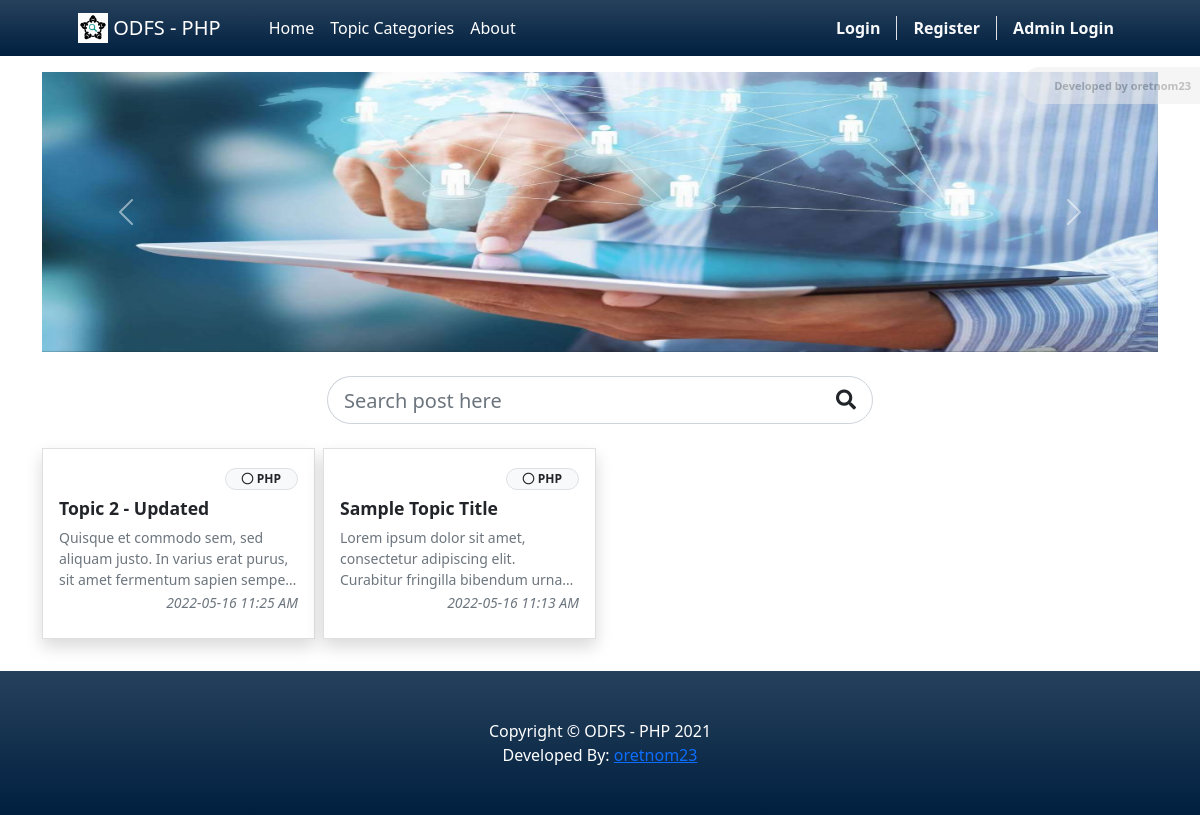
The page / on the database its author committed.
### tables this page shows
CREATE TABLE `post_list` (
  `id` int(30) NOT NULL,
  `user_id` int(30) NOT NULL,
  `category_id` int(30) NOT NULL,
  `title` text NOT NULL,
  `content` text NOT NULL,
  `status` tinyint(1) NOT NULL DEFAULT 0,
  `delete_flag` tinyint(1) NOT NULL DEFAULT 0,
  `date_created` datetime NOT NULL DEFAULT current_timestamp(),
  `date_updated` datetime NOT NULL DEFAULT current_timestamp() ON UPDATE current_timestamp()
);

CREATE TABLE `category_list` (
  `id` int(30) NOT NULL,
  `name` text NOT NULL,
  `description` text NOT NULL,
  `status` tinyint(1) NOT NULL DEFAULT 1,
  `delete_flag` tinyint(1) NOT NULL DEFAULT 0,
  `date_created` datetime NOT NULL DEFAULT current_timestamp(),
  `date_updated` datetime NOT NULL DEFAULT current_timestamp() ON UPDATE current_timestamp()
);

### config.php (called while the page is built, shortened)
<?php
require_once('classes/SystemSettings.php');
function validate_image($file){
    global $_settings;
	if(!empty($file)){
        $ex = explode("?",$file);
        $file = $ex[0];
        $ts = isset($ex[1]) ? "?".$ex[1] : '';
		if(is_file(base_app.$file)){
			return base_url.$file.$ts;
		}else{
			return base_url.($_settings->info('logo'));
		}
	}else{
		return base_url.($_settings->info('logo'));
	}
}
?>

### home.php (the view, shortened to what this page needs)
<section class="py-3">
    <div class="container">
        <div class="row">
            <div class="col-md-12">
                <div id="carouselExampleControls" class="carousel slide bg-dark" data-ride="carousel">
                    <div class="carousel-inner">
                        <?php
                            $upload_path = "uploads/banner";
                            if(is_dir(base_app.$upload_path)):
                            $file= scandir(base_app.$upload_path);
                            $_i = 0;
                                foreach($file as $img):
                                    if(in_array($img,array('.','..')))
                                        continue;
                            $_i++;
                        ?>
                        <div class="carousel-item h-100 <?php echo $_i == 1 ? "active" : '' ?>">
                            <img src="<?php echo validate_image($upload_path.'/'.$img) ?>" class="d-block w-100  h-100" alt="<?php echo $img ?>">
                        </div>
                        <?php endforeach; ?>
                        <?php endif; ?>
                    </div>
                    <button class="carousel-control-prev" type="button" data-target="#carouselExampleControls" data-slide="prev">
                        <span class="carousel-control-prev-icon" aria-hidden="true"></span>
                    </button>
                    <button class="carousel-control-next" type="button" data-target="#carouselExampleControls" data-slide="next">
                        <span class="carousel-control-next-icon" aria-hidden="true"></span>
                    </button>
                    </div>
            </div>
        </div>
        <div class="row justify-content-center my-4">
            <div class="col-lg-6 col-md-8 col-sm-12 col-xs-12">
                <div class="input-group input-group-lg" id="search-field">
                    <input type="search" class="form-control form-control-lg  rounded-pill" aria-label="Search Post Input" id="search" placeholder="Search post here">
                    <div class="input-group-append">
                        <span class="input-group-text rounded-pill bg-transparent"><i class="fa fa-search"></i></span>
                    </div>
                </div>
            </div>
        </div>
        <div class="row row-cols-xl-4 row-cols-md-3 row-cols-sm-1 gx-2 gy-2">
            <?php
            $posts = $conn->query("SELECT p.*, c.name as `category` FROM `post_list` p inner join category_list c on p.category_id = c.id where p.status = 1  and p.`delete_flag` = 0 order by abs(unix_timestamp(p.date_created)) desc");
            while($row = $posts->fetch_assoc()):
            ?>
            <div class="col post-item">
                <a href="./?p=posts/view_post&id=<?= $row['id'] ?>" class="card rounded-0 shadow text-decoration-none text-reset">
                    <div class="card-body">
                        <div class="mb-2 text-right">
                                <small class="badge badge-light border text-dark rounded-pill px-3"><i class="far fa-circle"></i> <?= $row['category'] ?></small>
                        </div>
                        <h3 class="card-title w-100 font-weight-bold"><?= $row['title'] ?></h3>
                        <div class="card-text truncate-3 text-muted text-sm"><?= strip_tags($row['content']) ?></div>
                        <div class="mb-2 text-right">
                            <small class="text-muted"><i><?= date("Y-m-d h:i A", strtotime($row['date_created'])) ?></i></small>
                        </div>
                    </div>
                </a>
            </div>
            <?php endwhile; ?>
        </div>
    </div>
</section>

### home.php (style rules this page uses)
.carousel-item>img { object-fit:fill !important; }
#carouselExampleControls .carousel-inner { height:280px !important; }
#search-field .form-control.rounded-pill { border-top-right-radius:0 !important; border-bottom-right-radius:0 !important; border-right:none !important }
#search-field .input-group-text.rounded-pill { border-top-left-radius:0 !important; border-bottom-left-radius:0 !important; border-right:left !important }
.post-item { transition:all .2s ease-in-out; }

### rows shown on the page
post_list: category.name "PHP", title "Topic 2 - Updated", content "Quisque et commodo sem, sed aliquam justo. In varius erat purus, sit amet fermentum sapien…", date_created "2022-05-16 11:25 AM"
post_list: category.name "PHP", title "Sample Topic Title", content "Lorem ipsum dolor sit amet, consectetur adipiscing elit. Curabitur fringilla bibendum…", date_created "2022-05-16 11:13 AM"

### other values the page prints
$_settings->info('short_name') "ODFS - PHP"
